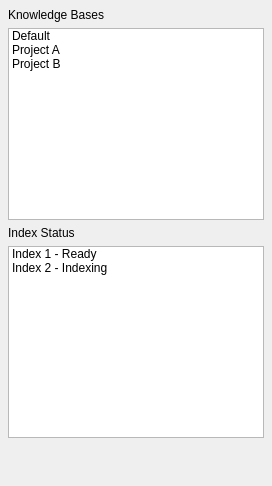
<?xml version="1.0" encoding="UTF-8"?>
<ui version="4.0">
 <class>KnowledgeBasesPanel</class>
 <widget class="QWidget" name="KnowledgeBasesPanel">
  <property name="minimumSize">
   <size><width>200</width><height>0</height></size>
  </property>
  <layout class="QVBoxLayout" name="mainLayout">
   <property name="leftMargin"><number>8</number></property>
   <property name="topMargin"><number>8</number></property>
   <property name="rightMargin"><number>8</number></property>
   <property name="bottomMargin"><number>8</number></property>
   <property name="spacing"><number>6</number></property>
   <item>
    <widget class="QLabel" name="titleLabel">
     <property name="text"><string>Knowledge Bases</string></property>
    </widget>
   </item>
   <item>
    <widget class="QListWidget" name="baseList">
     <item><property name="text"><string>Default</string></property></item>
     <item><property name="text"><string>Project A</string></property></item>
     <item><property name="text"><string>Project B</string></property></item>
    </widget>
   </item>
   <item>
    <widget class="QLabel" name="indexLabel">
     <property name="text"><string>Index Status</string></property>
    </widget>
   </item>
   <item>
    <widget class="QListWidget" name="indexList">
     <item><property name="text"><string>Index 1 - Ready</string></property></item>
     <item><property name="text"><string>Index 2 - Indexing</string></property></item>
    </widget>
   </item>
   <item>
    <spacer name="bottomSpacer">
     <property name="orientation"><enum>Qt::Orientation::Vertical</enum></property>
     <property name="sizeHint" stdset="0">
      <size><width>20</width><height>40</height></size>
     </property>
    </spacer>
   </item>
  </layout>
 </widget>
 <layoutdefault spacing="6" margin="11"/>
 <resources/>
 <connections/>
</ui>
